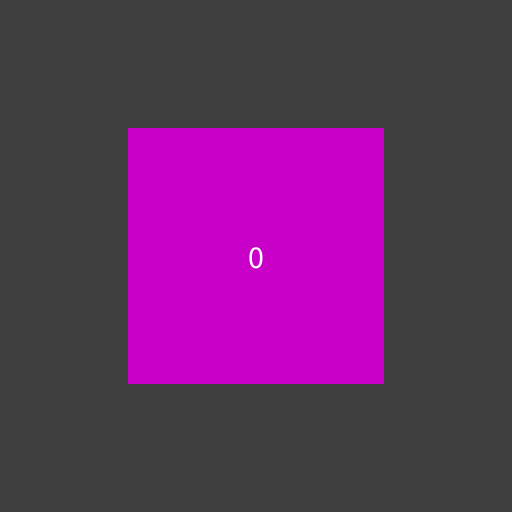
Frame 1 (no input)
Frame 60 (the mouse pressed at the canvas centre just before this capture): identical to frame 1, image omitted
Frame 120 (the mouse held since frame 60 and released just before this capture): identical to frame 1, image omitted

The Processing sketch that drew this single still picture (run headless with seeded random() and noise(); from frame 60 on, the mouse is pressed at the canvas centre):

// Processing sketch: ANI2012H22_Clicker
// ── ANI2012H22_Clicker.pde
// ANI2012H22_Clicker.pde
// Exemple d'un bouton sur lequel on peut cliquer avec la souris.
// Le programme compte aussi le nombre de clics.

// couleurs du boutons dans l'état enfoncé et relâché
color colorButtonPressed = color(255, 0, 255);
color colorButtonReleased = color(200, 0, 200);

// variable qui contient l'état
boolean isButtonPressed;

// variable qui contient les positions en X et Y qui délimitent le bouton
float buttonPositionX;
float buttonPositionY;
float buttonWidth;
float buttonHeight;
float buttonMinX;
float buttonMinY;
float buttonMaxX;
float buttonMaxY;

// variable qui contient le nombre de clics sur le bouton
int count;

void setup()
{
  // initialiser les états de Processing
  size(512, 512);
  background(63);
  noStroke();
  rectMode(CENTER);
  textAlign(CENTER, CENTER);
  textSize(32);

  // initialiser les variables
  buttonPositionX = width / 2.0f;
  buttonPositionY = height / 2.0f;
  buttonWidth = width * 0.5f;
  buttonHeight = height * 0.5f;
  buttonMinX = buttonPositionX - (buttonWidth / 2.0f);
  buttonMinY = buttonPositionY - (buttonHeight / 2.0f);
  buttonMaxX = buttonPositionX + (buttonWidth / 2.0f);
  buttonMaxY = buttonPositionY + (buttonHeight / 2.0f);
  isButtonPressed = false;
  count = 0;
}

void draw()
{
  // sélectionner la couleur en fonction de l'état courant du bouton
  if (isButtonPressed)
    fill(colorButtonPressed);
  else
    fill(colorButtonReleased);

  // dessiner le bouton
  rect(buttonPositionX, buttonPositionY, buttonWidth, buttonHeight);

  // afficher le nombre de clics
  fill(#FFFFFF);
  text(count, buttonPositionX, buttonPositionY);
}

// fonction appelée lorsqu'un bouton de la souris est enfoncé
void mousePressed()
{
  // si le bouton gauche ou droit est enfoncé
  // ('==' : équivalence,  '||' OU logique)
  if (mouseButton == LEFT || mouseButton == RIGHT)
  {
    // valider si le clic est dans le bouton sur l'axe X
    // ('>=' : plus grand ou égal, '&&' : ET logique, '<=' : plus petit ou égal)
    if (mouseX >= buttonMinX && mouseX <= buttonMaxX)
    {
      // valider si le clic est dans le bouton sur l'axe Y
      if (mouseY >= buttonMinY && mouseY <= buttonMaxY)
      {
        // le bouton passe à l'état enfoncé
        isButtonPressed = true;

        // incrémenter le counter
        count = count + 1;

        println("button clic count: " + count);
      }
    }
  }
}

// fonction appelée lorsqu'un bouton de la souris est relâché
void mouseReleased()
{
  // le bouton passe à l'état relâché
  isButtonPressed = false;
}
